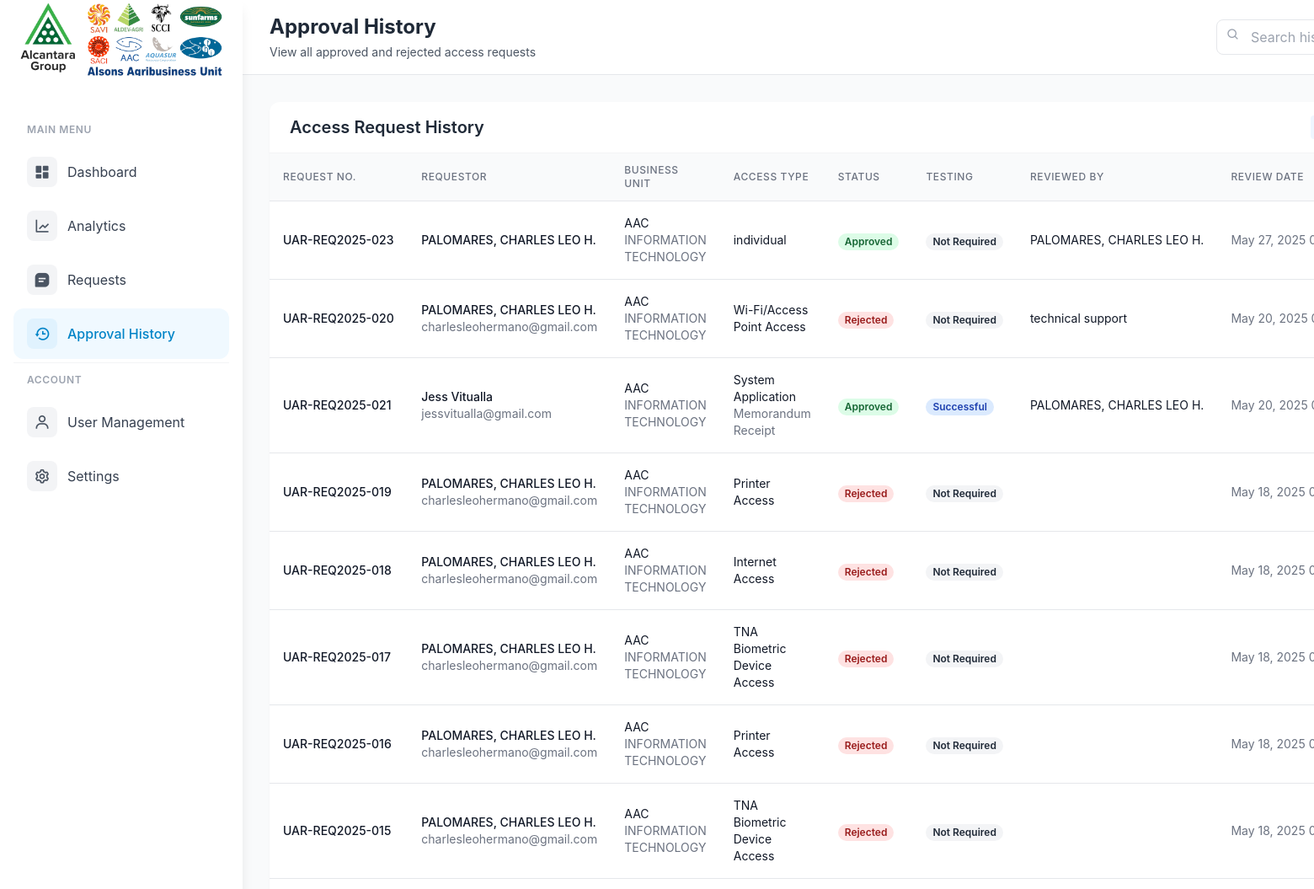
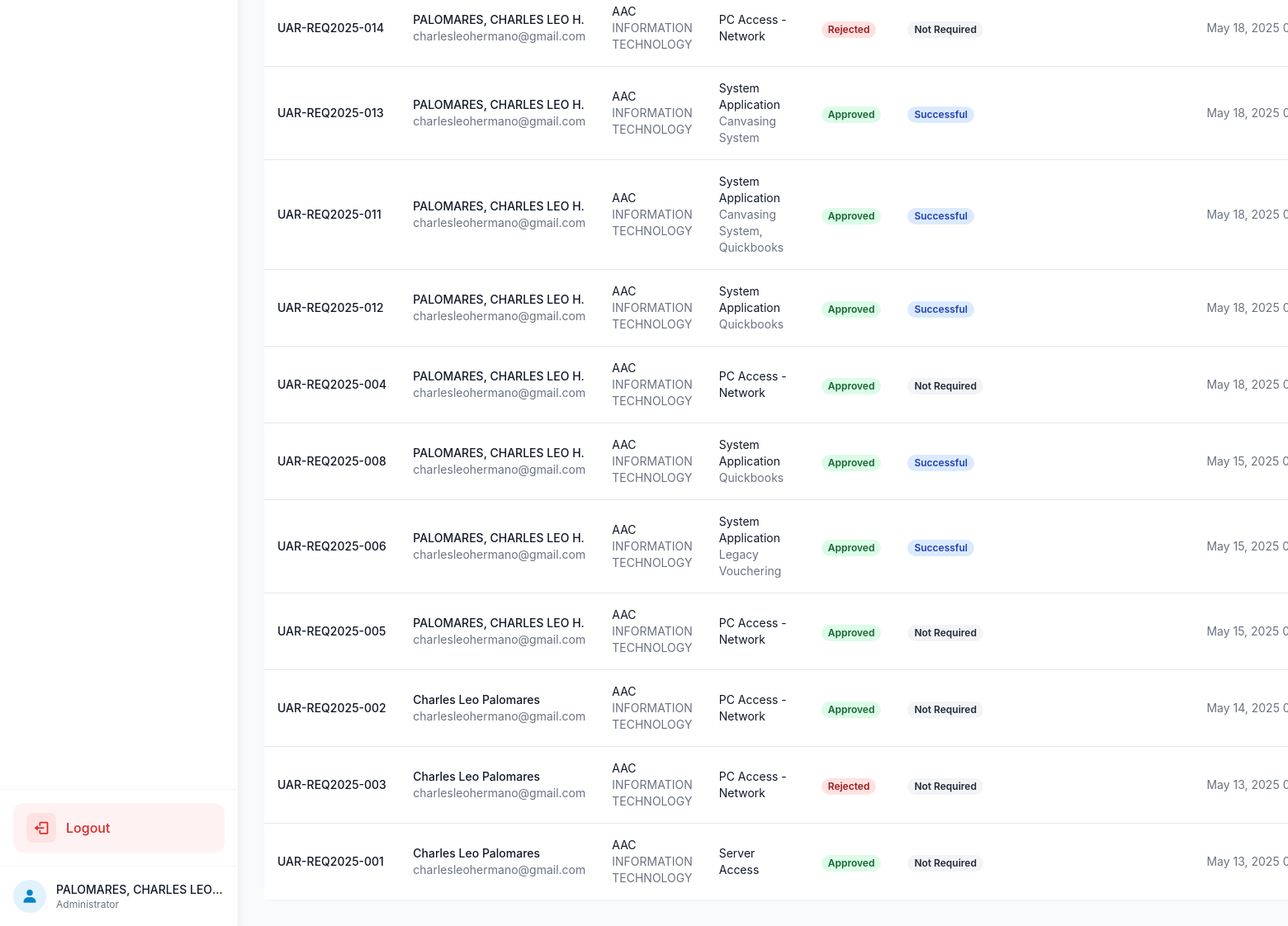
Before: /admin/approval_history.php (signed in) with the older database file (2 pictures, top to bottom).
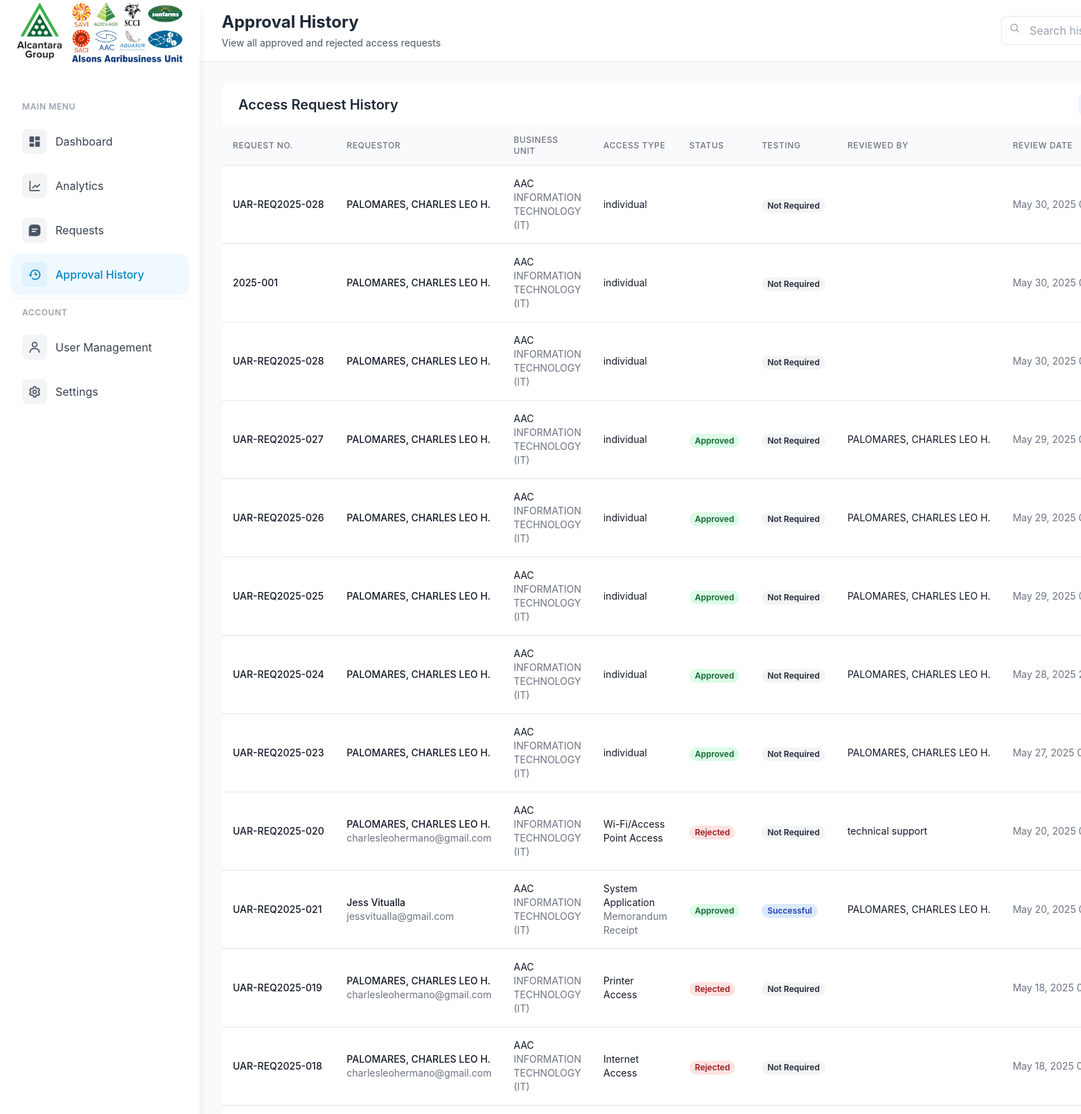
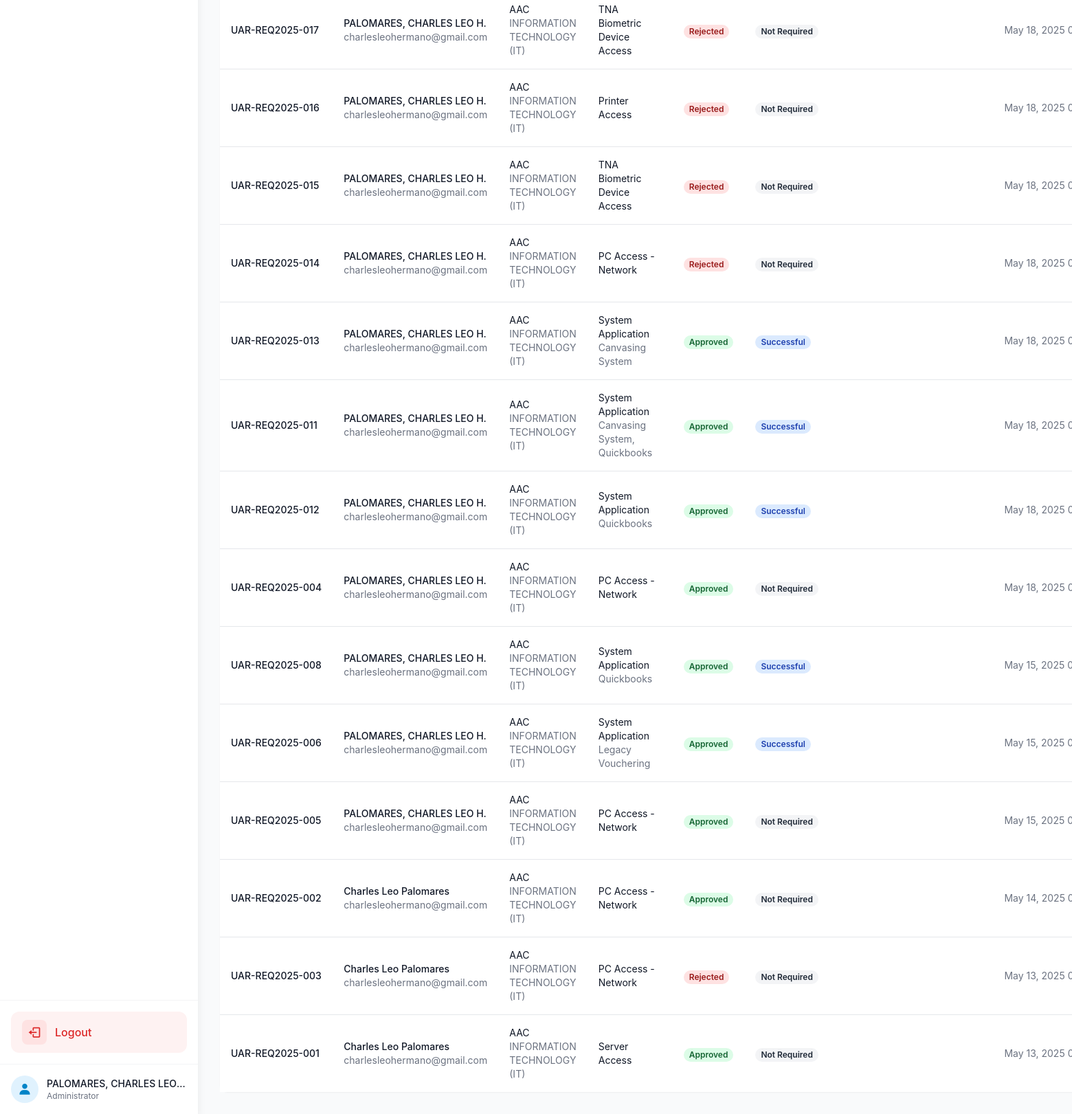
After: the same page with the newer database file (2 pictures, top to bottom).
### tables this page shows
CREATE TABLE `approval_history` (
  `history_id` int(11) NOT NULL,
  `request_id` int(11) DEFAULT NULL,
  `access_request_number` varchar(20) NOT NULL,
  `action` enum('approved','rejected') NOT NULL,
  `requestor_name` varchar(255) NOT NULL,
  `business_unit` varchar(50) NOT NULL,
  `department` varchar(100) NOT NULL,
  `access_type` varchar(50) NOT NULL,
  `admin_id` int(11) DEFAULT NULL,
  `comments` text DEFAULT NULL,
  `system_type` varchar(255) DEFAULT NULL,
  `duration_type` varchar(20) DEFAULT NULL,
  `start_date` date DEFAULT NULL,
  `end_date` date DEFAULT NULL,
  `justification` text NOT NULL,
  `email` varchar(255) NOT NULL,
  `employee_id` varchar(20) DEFAULT NULL,
  `contact_number` varchar(20) NOT NULL,
  `testing_status` enum('not_required','success','failed') DEFAULT 'not_required',
  `superior_id` int(11) DEFAULT NULL,
  `superior_notes` text DEFAULT NULL,
  `help_desk_id` int(11) DEFAULT NULL,
  `help_desk_notes` text DEFAULT NULL,
  `technical_id` int(11) DEFAULT NULL,
  `technical_notes` text DEFAULT NULL,
  `process_owner_id` int(11) DEFAULT NULL,
  `process_owner_notes` text DEFAULT NULL,
  `created_at` timestamp NOT NULL DEFAULT current_timestamp()
);

CREATE TABLE `employees` (
  `employee_id` varchar(20) NOT NULL,
  `company` varchar(10) NOT NULL,
  `employee_name` varchar(255) NOT NULL,
  `department` varchar(255) NOT NULL,
  `employee_email` varchar(255) NOT NULL,
  `password` varchar(255) DEFAULT NULL,
  `is_temp_password` tinyint(1) NOT NULL DEFAULT 1,
  `role` enum('requestor','superior','technical_support','process_owner','admin','help_desk') DEFAULT NULL
);

### admin/approval_history.php (the view, shortened to what the changed rows need)
<?php
require_once '../config.php';
try {
    $sql = "SELECT h.*, a.username as admin_username, e.employee_name as admin_name
            FROM approval_history h
            LEFT JOIN admin_users a ON h.admin_id = a.id
            LEFT JOIN employees e ON a.username = e.employee_id
            ORDER BY h.created_at DESC";
    $stmt = $pdo->prepare($sql);
    $stmt->execute();
    $history = $stmt->fetchAll(PDO::FETCH_ASSOC);
} catch (PDOException $e) {
    $_SESSION['error_message'] = "Error fetching history: " . $e->getMessage();
    $history = [];
}
?>
<!DOCTYPE html>
<html lang="en">
<head>
    <script src="https://cdn.tailwindcss.com"></script>
    <link href="https://cdn.jsdelivr.net/npm/boxicons@2.1.4/css/boxicons.min.css" rel="stylesheet">
</head>
<body class="bg-gray-50">
    <div class="flex min-h-screen">
        <div class="flex-1 ml-72">
            <div class="bg-white border-b border-gray-200">
                <div class="flex justify-between items-center px-8 py-4">
                    <div>
                        <h2 class="text-2xl font-bold text-gray-800">Approval History</h2>
                    </div>
                </div>
            </div>
            <div class="p-8">
                <div class="bg-white rounded-xl shadow-sm">
                    <div class="overflow-x-auto">
                        <table class="min-w-full divide-y divide-gray-200">
                            <thead class="bg-gray-50">
                                <tr>
                                    <th class="px-4 py-3 text-left text-xs font-medium text-gray-500 uppercase tracking-wider">Request No.</th>
                                    <th class="px-4 py-3 text-left text-xs font-medium text-gray-500 uppercase tracking-wider">Requestor</th>
                                    <th class="px-4 py-3 text-left text-xs font-medium text-gray-500 uppercase tracking-wider">Business Unit</th>
                                    <th class="px-4 py-3 text-left text-xs font-medium text-gray-500 uppercase tracking-wider">Access Type</th>
                                    <th class="px-4 py-3 text-left text-xs font-medium text-gray-500 uppercase tracking-wider">Status</th>
                                    <th class="px-4 py-3 text-left text-xs font-medium text-gray-500 uppercase tracking-wider">Testing</th>
                                    <th class="px-4 py-3 text-left text-xs font-medium text-gray-500 uppercase tracking-wider">Reviewed By</th>
                                    <th class="px-4 py-3 text-left text-xs font-medium text-gray-500 uppercase tracking-wider">Review Date</th>
                                </tr>
                            </thead>
                            <tbody class="bg-white divide-y divide-gray-200">
                                <?php foreach ($history as $entry): ?>
                                <tr class="hover:bg-gray-50">
                                    <td class="px-4 py-4 whitespace-nowrap">
                                        <div class="text-sm font-medium text-gray-900"><?php echo htmlspecialchars($entry['access_request_number']); ?></div>
                                    </td>
                                    <td class="px-4 py-4">
                                        <div class="text-sm font-medium text-gray-900"><?php echo htmlspecialchars($entry['requestor_name']); ?></div>
                                        <div class="text-sm text-gray-500"><?php echo htmlspecialchars($entry['email']); ?></div>
                                    </td>
                                    <td class="px-4 py-4">
                                        <div class="text-sm text-gray-900"><?php echo htmlspecialchars($entry['business_unit']); ?></div>
                                        <div class="text-sm text-gray-500"><?php echo htmlspecialchars($entry['department']); ?></div>
                                    </td>
                                    <td class="px-4 py-4">
                                        <div class="text-sm text-gray-900"><?php echo htmlspecialchars($entry['access_type']); ?></div>
                                        <?php if ($entry['system_type']): ?>
                                            <div class="text-sm text-gray-500"><?php echo htmlspecialchars($entry['system_type']); ?></div>
                                        <?php endif; ?>
                                    </td>
                                    <td class="px-4 py-4 whitespace-nowrap">
                                        <span class="px-2 inline-flex text-xs leading-5 font-semibold rounded-full
                                            <?php echo $entry['action'] === 'approved' ? 'bg-green-100 text-green-800' : 'bg-red-100 text-red-800'; ?>">
                                            <?php echo ucfirst($entry['action']); ?>
                                        </span>
                                    </td>
                                    <td class="px-4 py-4 whitespace-nowrap">
                                        <?php if (!empty($entry['testing_status'])): ?>
                                            <span class="px-2 inline-flex text-xs leading-5 font-semibold rounded-full
                                                <?php echo $entry['testing_status'] === 'success' ? 'bg-blue-100 text-blue-800' :
                                                    ($entry['testing_status'] === 'failed' ? 'bg-red-100 text-red-800' : 'bg-gray-100 text-gray-800'); ?>">
                                                <?php echo $entry['testing_status'] === 'success' ? 'Successful' :
                                                    ($entry['testing_status'] === 'failed' ? 'Failed' :
                                                    ($entry['testing_status'] === 'not_required' ? 'Not Required' : ucfirst($entry['testing_status']))); ?>
                                            </span>
                                        <?php else: ?>
                                            <span class="text-sm text-gray-500">-</span>
                                        <?php endif; ?>
                                    </td>
                                    <td class="px-4 py-4 whitespace-nowrap">
                                        <div class="text-sm text-gray-900"><?php echo htmlspecialchars($entry['admin_name']); ?></div>
                                    </td>
                                    <td class="px-4 py-4 whitespace-nowrap">
                                        <div class="text-sm text-gray-500">
                                            <?php echo date('M d, Y H:i', strtotime($entry['created_at'])); ?>
                                        </div>
                                    </td>
                                </tr>
                                <?php endforeach; ?>
                            </tbody>
                        </table>
                    </div>
                </div>
            </div>
        </div>
    </div>
</body>
</html>

Changed rows visible on the page:
added approval_history: access_request_number "UAR-REQ2025-028", requestor_name "PALOMARES, CHARLES LEO H.", business_unit "AAC", department "INFORMATION TECHNOLOGY (IT)", access_type "individual", testing_status "Not Required", created_at "May 30, 2025…"
added approval_history: access_request_number "2025-001", requestor_name "PALOMARES, CHARLES LEO H.", business_unit "AAC", department "INFORMATION TECHNOLOGY (IT)", access_type "individual", testing_status "Not Required", created_at "May 30, 2025…"
added approval_history: access_request_number "UAR-REQ2025-028", requestor_name "PALOMARES, CHARLES LEO H.", business_unit "AAC", department "INFORMATION TECHNOLOGY (IT)", access_type "individual", testing_status "Not Required", created_at "May 30, 2025…"
added approval_history: access_request_number "UAR-REQ2025-027", requestor_name "PALOMARES, CHARLES LEO H.", business_unit "AAC", department "INFORMATION TECHNOLOGY (IT)", access_type "individual", action "Approved", testing_status "Not Required", employees.employee_name "PALOMARES, CHARLES LEO H.", created_at "May 29, 2025…"
added approval_history: access_request_number "UAR-REQ2025-026", requestor_name "PALOMARES, CHARLES LEO H.", business_unit "AAC", department "INFORMATION TECHNOLOGY (IT)", access_type "individual", action "Approved", testing_status "Not Required", employees.employee_name "PALOMARES, CHARLES LEO H.", created_at "May 29, 2025…"
added approval_history: access_request_number "UAR-REQ2025-025", requestor_name "PALOMARES, CHARLES LEO H.", business_unit "AAC", department "INFORMATION TECHNOLOGY (IT)", access_type "individual", action "Approved", testing_status "Not Required", employees.employee_name "PALOMARES, CHARLES LEO H.", created_at "May 29, 2025…"
added approval_history: access_request_number "UAR-REQ2025-024", requestor_name "PALOMARES, CHARLES LEO H.", business_unit "AAC", department "INFORMATION TECHNOLOGY (IT)", access_type "individual", action "Approved", testing_status "Not Required", employees.employee_name "PALOMARES, CHARLES LEO H.", created_at "May 28, 2025…"
changed approval_history "UAR-REQ2025-023": department "INFORMATION TECHNOLOGY" → "INFORMATION TECHNOLOGY (IT)"
changed approval_history "UAR-REQ2025-020": department "INFORMATION TECHNOLOGY" → "INFORMATION TECHNOLOGY (IT)"
changed approval_history "UAR-REQ2025-021": department "INFORMATION TECHNOLOGY" → "INFORMATION TECHNOLOGY (IT)"
changed approval_history "UAR-REQ2025-019": department "INFORMATION TECHNOLOGY" → "INFORMATION TECHNOLOGY (IT)"
changed approval_history "UAR-REQ2025-018": department "INFORMATION TECHNOLOGY" → "INFORMATION TECHNOLOGY (IT)"
changed approval_history "UAR-REQ2025-017": department "INFORMATION TECHNOLOGY" → "INFORMATION TECHNOLOGY (IT)"
changed approval_history "UAR-REQ2025-016": department "INFORMATION TECHNOLOGY" → "INFORMATION TECHNOLOGY (IT)"
changed approval_history "UAR-REQ2025-015": department "INFORMATION TECHNOLOGY" → "INFORMATION TECHNOLOGY (IT)"
changed approval_history "UAR-REQ2025-014": department "INFORMATION TECHNOLOGY" → "INFORMATION TECHNOLOGY (IT)"
changed approval_history "UAR-REQ2025-013": department "INFORMATION TECHNOLOGY" → "INFORMATION TECHNOLOGY (IT)"
changed approval_history "UAR-REQ2025-011": department "INFORMATION TECHNOLOGY" → "INFORMATION TECHNOLOGY (IT)"
changed approval_history "UAR-REQ2025-012": department "INFORMATION TECHNOLOGY" → "INFORMATION TECHNOLOGY (IT)"
changed approval_history "UAR-REQ2025-004": department "INFORMATION TECHNOLOGY" → "INFORMATION TECHNOLOGY (IT)"
changed approval_history "UAR-REQ2025-008": department "INFORMATION TECHNOLOGY" → "INFORMATION TECHNOLOGY (IT)"
changed approval_history "UAR-REQ2025-006": department "INFORMATION TECHNOLOGY" → "INFORMATION TECHNOLOGY (IT)"
changed approval_history "UAR-REQ2025-005": department "INFORMATION TECHNOLOGY" → "INFORMATION TECHNOLOGY (IT)"
changed approval_history "UAR-REQ2025-002": department "INFORMATION TECHNOLOGY" → "INFORMATION TECHNOLOGY (IT)"
changed approval_history "UAR-REQ2025-003": department "INFORMATION TECHNOLOGY" → "INFORMATION TECHNOLOGY (IT)"
changed approval_history "UAR-REQ2025-001": department "INFORMATION TECHNOLOGY" → "INFORMATION TECHNOLOGY (IT)"
